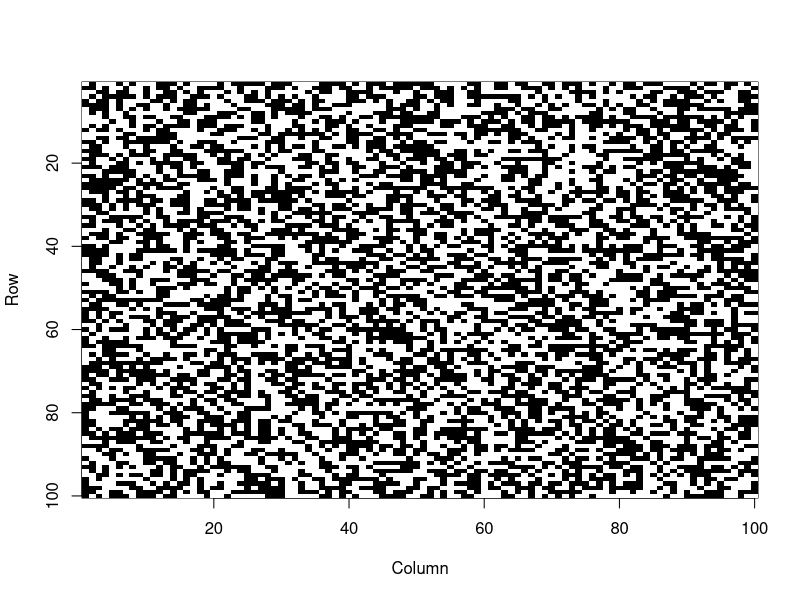
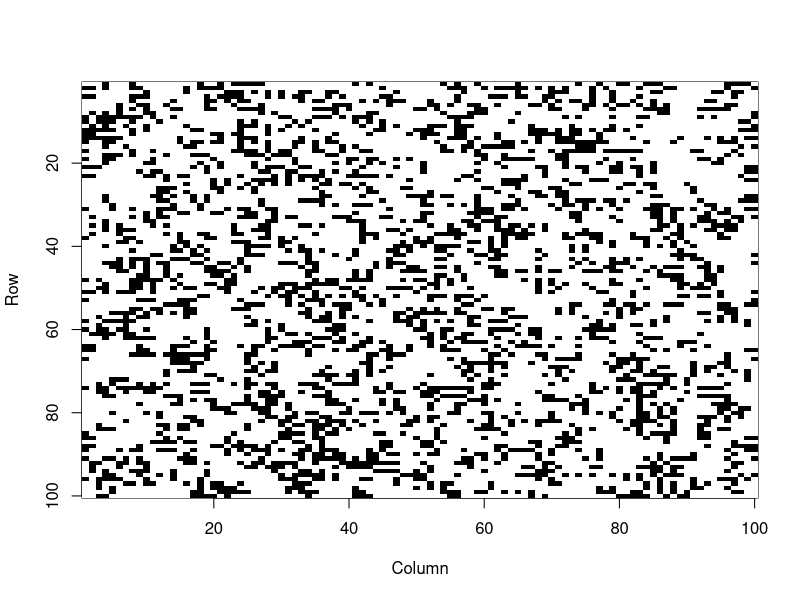
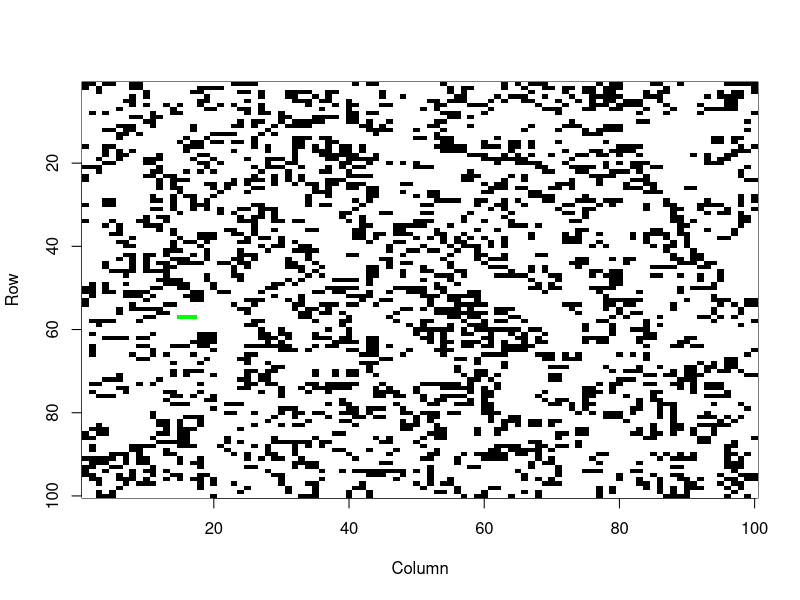
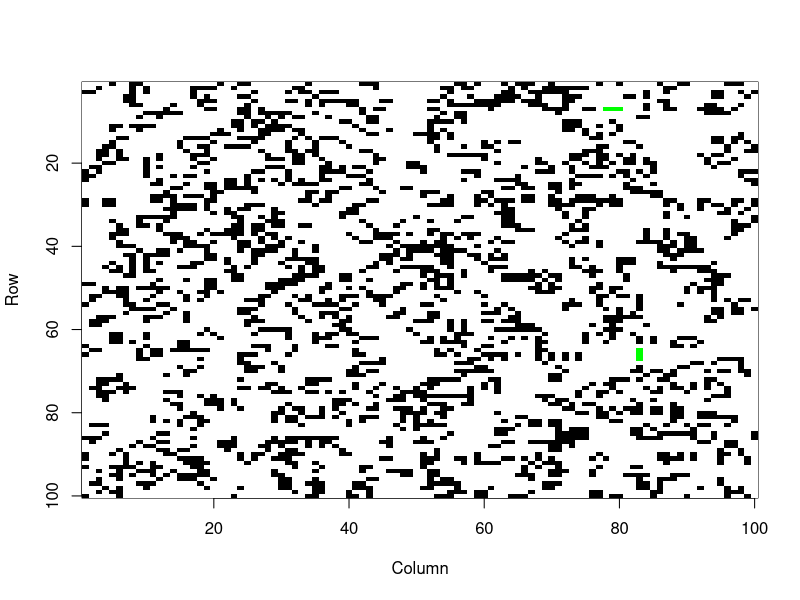
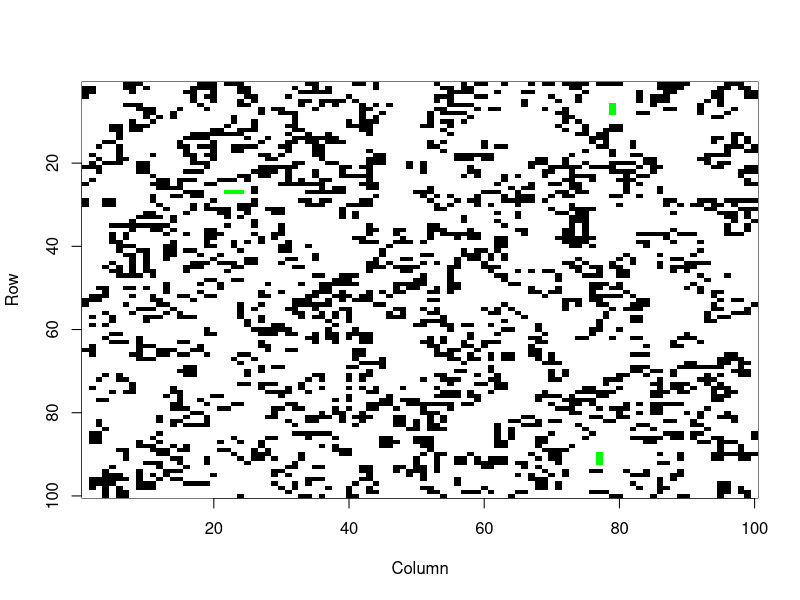
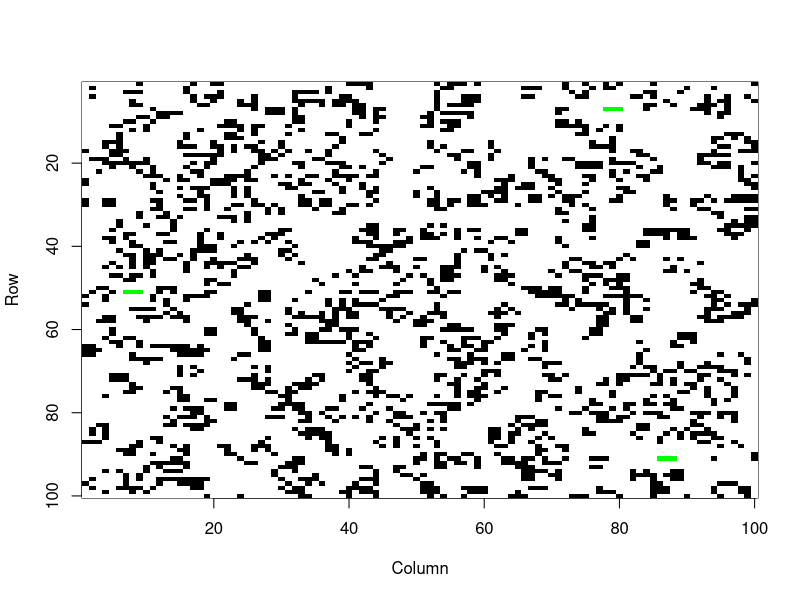
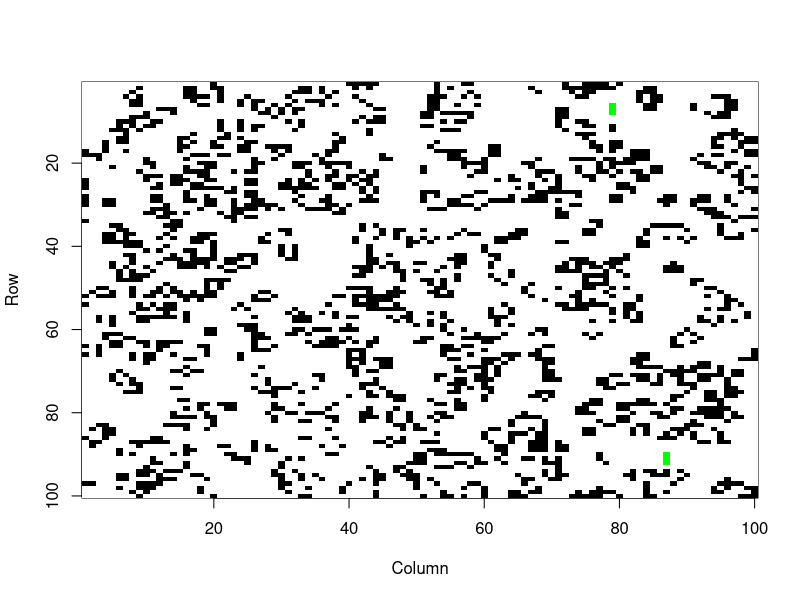
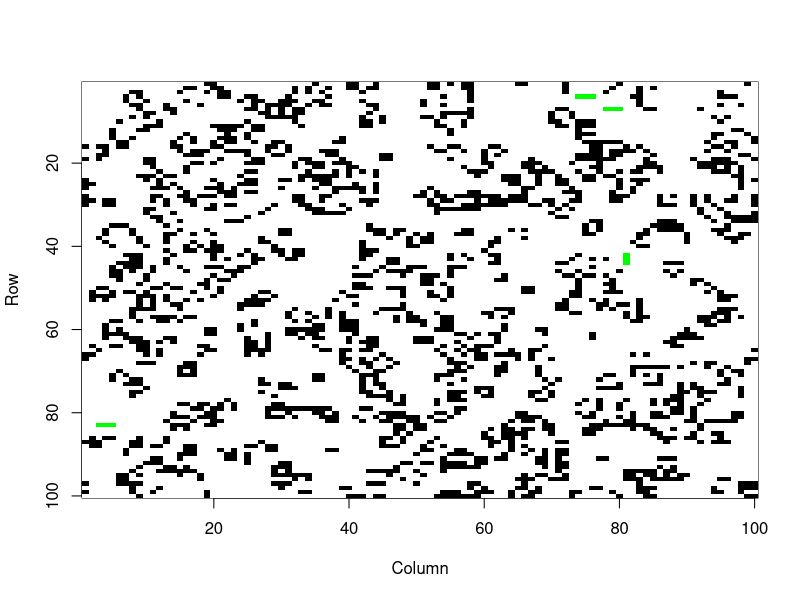

Generate these figures, in order, with R:
getNeighbours <- function(M, i,j) {
  # return 3x3 Matrix (M(i,j) in der Mitte und seine Nachbarn
  
  ncM <- ncol(M)
  #nrow == ncol, da es eine quadratische Matrix ist
  #nrM <- nrow(M)
  N <- matrix(nrow = 3, ncol = 3);
  
  if(i == 1 || i == ncM || j == 1 || j == ncM ){
    
    a <- i-1
    if(a == 0) a <-ncM
    b <- i+1
    if(b == ncM+1) b <-1
    c <- j-1
    if(c == 0)c <-ncM
    d <- j+1
    if(d==ncM+1) d <- 1
    
    N[1,1] <- M[a,c]
    N[2,1] <- M[i,c]
    N[3,1] <- M[b,c]
    N[1,2] <- M[a,j]
    N[2,2] <- M[i,j]
    N[3,2] <- M[b,j]
    N[1,3] <- M[a,d]
    N[2,3] <- M[i,d]
    N[3,3] <- M[b,d]
    
    
  }else{
    
    e<-i-1
    f<-i+1
    g<-j-1
    h<-j+1
    N<-M[e:f,g:h]
  }
  
  return(N)
}

computeIsAlive2 <- function(N) {
  allElem <- sum(N)
  if (N[2,2] == 1) {
    if (allElem < 5 && allElem > 2) {
      return(1)
    } else {
      return(0)
    }
  } else {
    if (allElem == 3) {
      return(1)
    } else {
      return(0)
    }
  }
}

computeIsAlive <- function(N) {
  # return 0(Tot) oder 1(Lebend)
    alive<-0
  for ( i in 1:3 )
  {
    for(j in 1:3)
    {
      if(N[i,j]== 1) alive<-alive+1
        
    }
  }
  
  if(N[2,2]==1)
  {
    alive <- alive-1
    if(alive<2 || alive>3) {return(0)}
    else
    {
    if(alive==2 || alive==3) return(1)
    }
  }
  if(N[2,2]==0)
  {
    if(alive==3) return(1)
  }
    return(0)
}


computeAll <- function(M) {
  R <- matrix(data=0, ncol=ncol(M), nrow=nrow(M))
  
  #a<-apply(N, MARGIN=c(1,2), function(x) x + 2)
  ncM <- ncol(M)
  nrM <- nrow(M)
  
  # Wie könnte man an diese Stelle sich "apply()" nützlich machen? 
  # Brauchen etwas wie R <- apply(M, @computeIsAlive(getNeghbours(M)))
  for (i in 1:nrM){
    for(j in 1:ncM){
      N<-getNeighbours(M,i,j)
      R[i,j] <- computeIsAlive(N)
    }
  }
  return(R)
}


visualise <- function(M, colorMapping) {
  tryCatch({
    library(plotrix)
  }, error = function(e) {
    install.packages("plotrix")
    library(plotrix)
  })

  cellcol <- array(, dim=dim(M))
  for (i in 1:dim(colorMapping)[1]) {
    cellcol[which(M == colorMapping$num[i])] <- colorMapping$col[i]
  }
  color2D.matplot(M, cellcolors = cellcol, border=NA)
}

save <- function(M, save_path, iter_id) {
  dev.copy(png, sprintf('%s/cgofl_%s.png', save_path, iter_id), width=500, height=500, units="px")
  dev.off()
}

createMatrix <- function(matrix_size) {
  # return M (matrix_size x matrix_size)visualise(M)
  matrix = replicate(matrix_size,sample(c(0,1),matrix_size,replace = TRUE ,c(0.5,0.5)))
  return(matrix)
}

decolorM <- function(M) {
  M[which(M >0)] = 1;
  return(M);
}


# findPatternMatch from Ana
findPatternMatch <- function(M, pattern, colNum) {
  location = matrix(, ncol=2)
  for (i in 1:(nrow(M)-nrow(pattern)-1)) {
    for (j in 1:(ncol(M)-ncol(pattern)-1)) {
      subM = M[i:(i-1+nrow(pattern)), j:(j-1+ncol(pattern))];
      if (identical(subM,pattern)) {
        subM[which(subM == 1)] = colNum
        M[i:(i-1+nrow(pattern)), j:(j-1+ncol(pattern))] = subM;
      }
    }
  }
  return(M)
}

# TODO: findPatternMatch_2 from Leila

load.masks <- function(path) {
  # TODO Selina:
    #lese die Datei aus
    # bsp:
    # #45fe00
    # 0 0 0 0 0 1 1 0 0 1 1 0 0 0 0 0
  
  # RETURN: creature
  # creature.patterns = eine Matrix der Größe MxMxN, M - Patterngröße, N - Anzahl Patterns
  # creature.color = #45fe00
  
  # ---------------------------- FOR TESTS -------------------------------------------------------------
  # -------------------- Remove after implementing -----------------------------------------------------
  tryCatch({
    library(abind)  
  }, error = function(e){
    install.packages("abind")
    library(abind)
  })
  
  pattern1 = array(c(0,0,0,0,0, 0,0,1,0,0, 0,0,1,0,0, 0,0,1,0,0, 0,0,0,0,0), dim=c(5,5)) 
  pattern2 = array(c(0,0,0,0,0, 0,0,0,0,0, 0,1,1,1,0, 0,0,0,0,0, 0,0,0,0,0), dim=c(5,5))
  patterns = abind(pattern1, pattern2, along=3)
  
  creature <- list(color = '#00ff00', patterns=patterns)
  # ----------------------------------------------------------------------------------------------------
  # ----------------------------------------------------------------------------------------------------
             
  return(creature)
}

getAllPatterns <- function(paths) {
  # für alle paths creatures auslesen und als vector von objekten zurückgeben
  creatures <- list()
  for (i in 1:length(paths)) {
    creatures[[length(creatures) +1]] <- load.masks(paths[i])
  }
  return(creatures);
}

detectPatterns <- function(M, creatures, colorMapping) {
  for (i in 1:length(creatures)) {
    for (j in 1:dim(creatures[[i]]$patterns)[3]) {
      col = colorMapping$num[which(colorMapping$col == creatures[[i]]$color)];
      M = findPatternMatch(M, creatures[[i]]$patterns[,,j], col);  
    }
  }
  return(M)
}

starteSpiel <- function(iter_number, matrix_size, save_path, colorMapping) {
  M <- createMatrix(matrix_size)
  
  for (i in c(1:iter_number)) { # check if for-Loop correct
    # TODO:
    # finde und färbe patterns
    paths = c('xxx')
    M = detectPatterns(M, getAllPatterns(paths), colorMapping)
    
    # zeige M
    visualise(M, colorMapping);
    Sys.sleep(1);
    
    # speichere M if nötig
    if (i%%1 == 0) {
      save(M, save_path, i)
    }
    
    # setzte M zurück (= entfärben)
    M = decolorM(M);
    
    # prüfe wer überlebt hat und update
    M <- computeAll(M)
  }
}

# Spiel starten: 
# starteSpiel(1000, 300, '..blabla');
save_path = '/home/te74zej/Dokumente/M.Sc./SS2017/Programmierung  mit R/Projekt/game_test'
save_path = 'C:/Users/aftak/Documents/FSU/M.Sc/SS2017/Programmierung mit R/conway_snapshots'

colorMapping = data.frame(num=c(0,1,5,10), col=c('white', 'black', 'red', '#00ff00'), stringsAsFactors = FALSE)


starteSpiel(10, 100, save_path, colorMapping)
